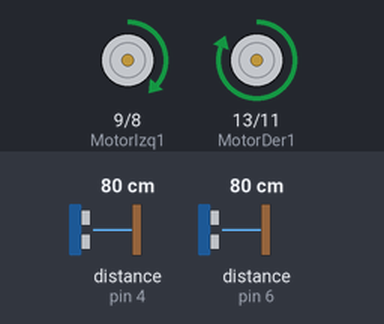
Simulated run of this sketch. Board: Arduino Mega 2560, built with avr-gcc and run on an emulated ATmega2560. On the bench: motor-driver pin pairs drawn as motors (green arrow = first pin HIGH = forward, orange = second pin HIGH = backward, longer = more drive, scaled by the enable pin). The inputs (shaded band) are chosen by the test bench; at power-on: distance to the obstacle (sensors on pin 4, pin 6) 80 cm. The echo pulse lasts 58.3 µs per cm.

Above: at 1.2 s.
1.3 s: distance to the obstacle (sensor on pin 4) set to 120 cm
At 2.8 s:
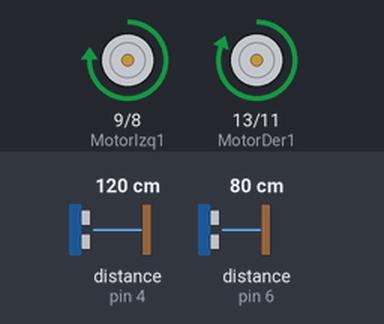
4.3 s: distance to the obstacle (sensor on pin 6) set to 120 cm
At 5.3 s:
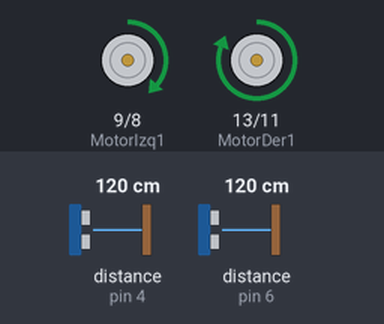
7.3 s: distance to the obstacle (sensor on pin 4) set to 143 cm
10.3 s: distance to the obstacle (sensor on pin 4) set to 250 cm
11.8 s: distance to the obstacle (sensor on pin 6) set to 299 cm
At 11.95 s:
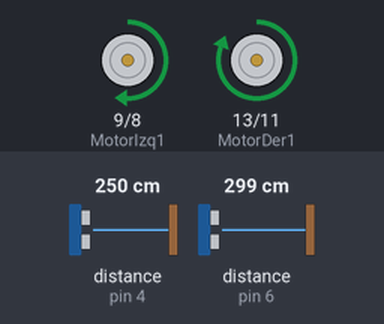
13.5 s: distance to the obstacle (sensor on pin 6) set to 47 cm
At 14.0 s:
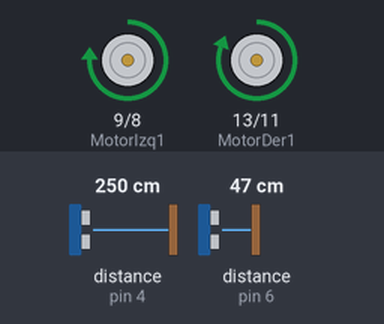
Timing chart, 0 to 16.0 s (numbered marks = the images above; inputs shaded):
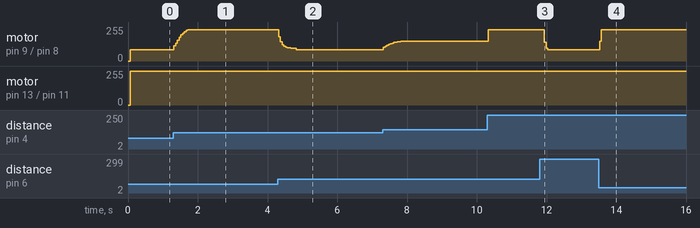

The sketch:

Modo3.ino
```cpp
// Configuramos los pines que vamos a usar
#include <Ultrasonic.h>
int MotorDer1 = 13; //El pin 13 de arduino se conecta con el pin In1 del L298N
int MotorDer2 = 11; //El pin 11 de arduino se conecta con el pin In2 del L298N
int MotorIzq1 = 9; //El pin 9 de arduino se conecta con el pin In3 del L298N
int MotorIzq2 = 8; //El pin 8 de arduino se conecta con el pin In4 del L298N
int PWM_Derecho = 12; //El pin 12 de arduino se conecta con el pin EnA del L298N
int PWM_Izquierdo = 10; //El pin 10 de arduino se conecta con el pin EnB del L298N

double  distanciaderbruto, distanciaizqbruto, distanciader, distanciaizq; //Distancia que miden los ultrasonidos
int ref = 0, refbt; //Referencia
//double pwmder = 0, pwmizq = 0; //PWM derecho e izquierdo
int pwm = 0, pwmizq=0, pwmder=0;
unsigned long currentTime, previousTime = 0, elapsedTime; //Tiempo actual, tiempo anterior, tiempo transcurrido
double err, err_i, err_d, err_ant = 0;
double kp = 0.7, ki = 0 , kd = 4.5; //Constantes del PID

Ultrasonic ultrader(7, 6); //Ultrasonido der
Ultrasonic ultraiz(5, 4); //Ultrasonido izq

void setup() {
  //Configuramos los pines como salida
  pinMode(MotorDer1, OUTPUT);
  pinMode(MotorDer2, OUTPUT);
  pinMode(MotorIzq1, OUTPUT);
  pinMode(MotorIzq2, OUTPUT);
  pinMode(PWM_Derecho, OUTPUT);
  pinMode(PWM_Izquierdo, OUTPUT);
  //Arrancamos los puertos serie
  Serial.begin (9600);
  Serial2.begin (38400);
}

void loop()
{
  currentTime = millis(); //Función que mantiene la cuenta del tiempo
  elapsedTime = currentTime - previousTime; //Cálculo del tiempo transcurrido

  //referencia por serial
  if (Serial2.available() > 0) {
    refbt = Serial2.parseInt();
    if (refbt != 0) {
      ref = refbt;
    }
  }

  if(elapsedTime >= 50)
  {
    //mido la distancia
    distanciaderbruto = ultrader.read(CM);
    distanciaizqbruto = ultraiz.read(CM);
    distanciader = kalmander(distanciaderbruto);
    distanciaizq = kalmanizq(distanciaizqbruto);

    err = (double)distanciaizq - (double)distanciader; //calculo del error relativo entre las dos medidas de los ultrasonidos
    err_i += err * (double)elapsedTime; //error integral
    err_d = err * (err-err_ant) / (double)elapsedTime; // error derivativo

    pwm = kp*err + ki*err_i + kd*err_d; //salida del controlador

    //Saturación de avance
    if (pwm > 140) {
      pwm = 140;
    }

    if(err>=-1.5 && err<=1.5) //tomamos este margen para mantener el robot paralelo
    {
      avanza(83);
      pwmizq=83;
      pwmder=83;
    }
    else if(err<-1.5) //el robot gira a la izquierda
    {
      if(err>4 || err<-4){
        err=-4;
      }
      giroizq(abs(pwm));
      pwmder=95-abs(pwm);
      pwmizq=83;
    }
    else if(err>1.5) // el robot gira a la derecha
    {
      if(err>4 || err<-4){
        err=4;
      }
      giroder(abs(pwm));
      pwmizq=95+abs(pwm);
      pwmder=83;
    }


   //Serial.println(String(distanciaizq) + " " + String(distanciader)+ " " + String(distanciaizqbruto) + " " + String(distanciaderbruto)+ " " + String(err));
  Serial2.println(String(elapsedTime) + " " + String(distanciaizq) + " " + String(distanciader) + " " + "50" + " " + "3" + " " + pwmizq + " " + pwmder + " " + String(err));
  previousTime = currentTime;
  err_ant = err;
  }

}


//Funciones para ejecutar distintos movimientos

void para() { //Orden de parar
  digitalWrite(MotorDer1, LOW);
  digitalWrite(MotorDer2, LOW);
  digitalWrite(MotorIzq1, LOW);
  digitalWrite(MotorIzq2, LOW);
}


void avanza(double pwm) { //Orden de avanzar
  digitalWrite(MotorDer1, HIGH);
  digitalWrite(MotorDer2, LOW);
  analogWrite(PWM_Derecho, pwm+3);
  digitalWrite(MotorIzq1, HIGH);
  digitalWrite(MotorIzq2, LOW);
  analogWrite(PWM_Izquierdo, pwm+3);
}


void giroder (double pwm) {

  digitalWrite(MotorDer1, HIGH);
  digitalWrite(MotorDer2, LOW);
  digitalWrite(MotorIzq1, HIGH);
  digitalWrite(MotorIzq2, LOW);
  analogWrite(PWM_Izquierdo, 95+pwm);
  analogWrite(PWM_Derecho, 83);
}

void giroizq (double pwm) {

  digitalWrite(MotorDer1, HIGH);
  digitalWrite(MotorDer2, LOW);
  digitalWrite(MotorIzq1, HIGH);
  digitalWrite(MotorIzq2, LOW);
  analogWrite(PWM_Izquierdo, 83);
  analogWrite(PWM_Derecho, 95-pwm);
}


double kalmander(double U) {
  static const double R = 10;
  static const double H = 1.00;
  static double Q = 1;
  static double P = 0;
  static double U_hat = 0;
  static double K = 0;
  K = P * H / (H * P * H + R);
  U_hat += + K * (U - H * U_hat);
  P = (1 - K * H) * P + Q;
  return U_hat;
}

double kalmanizq(double U) {
  static const double R = 10;
  static const double H = 1.00;
  static double Q = 1;
  static double P = 0;
  static double U_hat = 0;
  static double K = 0;
  K = P * H / (H * P * H + R);
  U_hat += + K * (U - H * U_hat);
  P = (1 - K * H) * P + Q;
  return U_hat;
}
```

Measured:
- after the input at 1.3 s, motor on pin 9 (MotorIzq1) / pin 8 (MotorIzq2): moves from forward 86/255 to forward 235/255 over 0.40 s, starting at once
- after the input at 4.3 s, motor on pin 9 (MotorIzq1) / pin 8 (MotorIzq2): moves from forward 235/255 to forward 86/255 over 0.50 s, starting at once
- after the input at 11.8 s, motor on pin 9 (MotorIzq1) / pin 8 (MotorIzq2): forward 235/255 → forward 83/255 after 0.14 s
- after the input at 13.5 s, motor on pin 9 (MotorIzq1) / pin 8 (MotorIzq2): forward 83/255 → forward 235/255 at once
